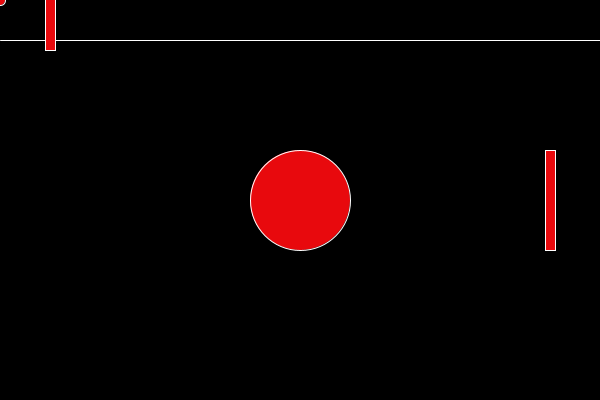
Frame 1 (no input)
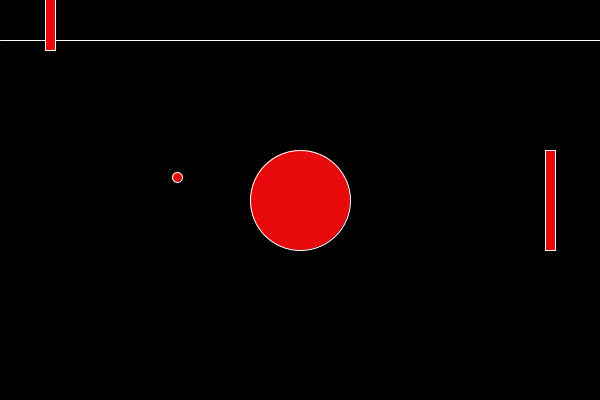
Frame 60 (the mouse pressed at the canvas centre just before this capture)
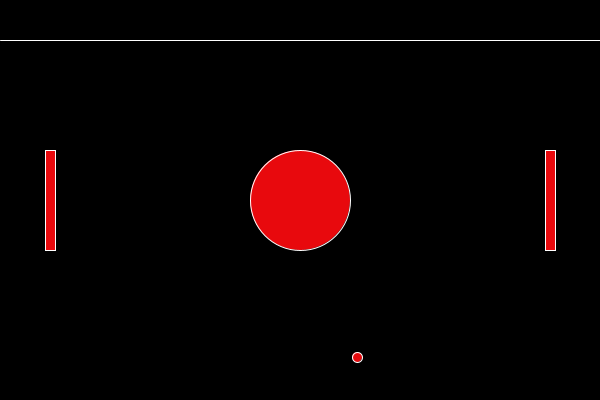
Frame 120 (the mouse held since frame 60 and released just before this capture)

The Processing sketch that drew these frames (run headless with seeded random() and noise(); from frame 60 on, the mouse is pressed at the canvas centre):

// Processing sketch: processing_163419
// ── processing_163419.pde

int x = 0;
int y = 0;
int my = 3;
int mx = 3;
int p2Y = 200;

void setup() {
  size(600, 400);
}
void draw() {
  drawBackground();
  ellipse(x, y, 10, 10);
  x += mx;
  y += my;
  if (y>height|| y < 0) {
    my *= -1;
  }
  if (x>width || x < 0) {
   mx *= -1;
   x = width/2;
   y = height/2;
  

    
  }
 
  paddle(50, mouseY);
  paddle(550, p2Y);
  //hit test
  if (abs(x-50)<10 && abs(y-mouseY)<40) {
    mx = abs(mx);
   
   
  }
  //hit test for second paddle
  if (abs(x-550)<10 && abs(y-p2Y)<40) {
    mx = -abs(mx);
  }
}

// Keyboard Input for Player 2!
void keyPressed() {
  if (key == 'w') { 
    p2Y = p2Y -15;
  }
  if (key == 's'){
  p2Y = p2Y +15;
  }
}

void paddle(int x, int y) {
  //Paddle
  rectMode(CENTER);
  rect(x, y, 10, 100);
}

void drawBackground() {
  background(0);
  fill(255);
  stroke(255);
  line(0, 40, 600, 40);
  fill(255);
  stroke(255);
  line(0, 560, 400, 560);
  fill(#E8090D);
  ellipse(width/2, height/2, 100, 100);
}
